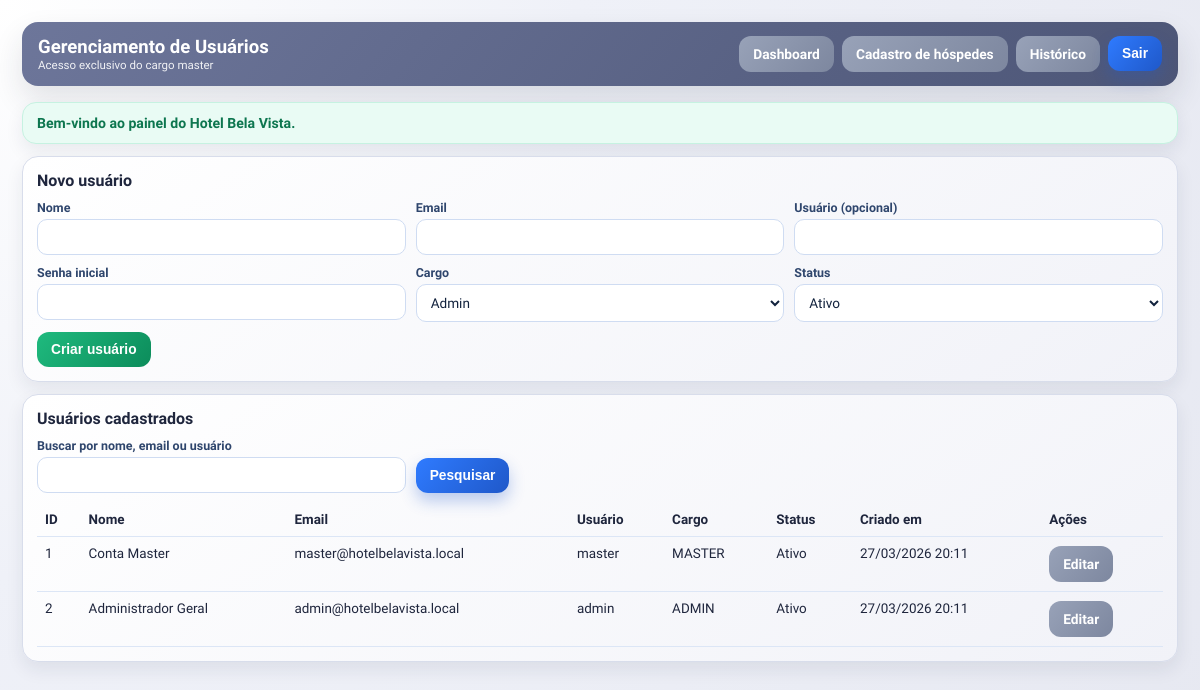
The page /public_html/portal/usuarios.php (signed in) on the database its author committed.
### tables this page shows
CREATE TABLE IF NOT EXISTS usuarios (
  id INT UNSIGNED AUTO_INCREMENT PRIMARY KEY,
  nome VARCHAR(120) NOT NULL,
  email VARCHAR(120) NOT NULL UNIQUE,
  usuario VARCHAR(60) NULL UNIQUE,
  senha_hash VARCHAR(255) NOT NULL,
  nivel ENUM('master', 'admin') NOT NULL DEFAULT 'admin',
  ativo TINYINT(1) NOT NULL DEFAULT 1,
  criado_em DATETIME NOT NULL DEFAULT CURRENT_TIMESTAMP
);

### public_html/portal/includes/config.php (called while the page is built, shortened)
<?php
if (!function_exists('e')) {
    function e(string|null $texto): string
    {
        return htmlspecialchars((string)$texto, ENT_QUOTES | ENT_SUBSTITUTE, 'UTF-8');
    }
}
if (!function_exists('consumir_flash')) {
    function consumir_flash(): array|null
    {
        $flash = $_SESSION['flash'];
        return $flash;
    }
}

### public_html/portal/includes/funcoes.php (called while the page is built, shortened)
<?php
require_once __DIR__ . '/config.php';
function formatar_data(string|null $data): string
{
    $dt = new DateTimeImmutable($data);
    return $dt->format('d/m/Y H:i');
}

### public_html/portal/usuarios.php (the view, shortened to what this page needs)
<?php
require_once __DIR__ . '/includes/funcoes.php';
$pdo = obter_conexao();
$flash = consumir_flash();
$busca = trim((string)($_GET['q'] ?? ''));
$sqlUsuarios = '
    SELECT id, nome, email, usuario, nivel, ativo, criado_em
    FROM usuarios
    WHERE 1 = 1
';
$params = [];
$sqlUsuarios .= ' ORDER BY (nivel = \'master\') DESC, nome ASC LIMIT 300';
$usuarios = [];
try {
    $stmtUsuarios = $pdo->prepare($sqlUsuarios);
    $stmtUsuarios->execute($params);
    $usuarios = $stmtUsuarios->fetchAll();
} catch (Throwable $erro) {
    registrar_erro_bd('listar_usuarios_tela', $erro);
    if (!$flash) {
        $flash = ['tipo' => 'erro', 'mensagem' => 'Falha ao carregar usuários. Tente novamente em instantes.'];
    }
}
?>
<!doctype html>
<html lang="pt-BR">
<head>
  <link rel="stylesheet" href="/portal/assets/admin.css">
</head>
<body>
  <main class="admin-page">
    <header class="topbar">
      <div>
        <h1>Gerenciamento de Usuários</h1>
        <small>Acesso exclusivo do cargo master</small>
      </div>
      <div class="topbar-actions">
        <a class="btn btn-neutral" href="/portal/index.php">Dashboard</a>
        <a class="btn btn-neutral" href="/portal/pessoas.php">Cadastro de hóspedes</a>
        <a class="btn btn-neutral" href="/portal/historico.php">Histórico</a>
        <form method="post" action="/portal/logout.php" class="inline-form"><?= csrf_input() ?><button class="btn btn-primary" type="submit">Sair</button></form>
      </div>
    </header>
    <?php if ($flash): ?><div class="flash flash-<?= e($flash['tipo']) ?>" data-flash><?= e($flash['mensagem']) ?></div><?php endif; ?>
    <section class="card">
      <h2>Novo usuário</h2>
      <form method="post">
        <div class="grid-3">
          <div><label>Nome</label><input name="nome" required></div>
          <div><label>Email</label><input name="email" type="email" required></div>
          <div><label>Usuário (opcional)</label><input name="usuario"></div>
          <div><label>Senha inicial</label><input name="senha" type="password" minlength="8" required></div>
          <div>
            <label>Cargo</label>
            <select name="nivel">
              <option value="admin">Admin</option>
            </select>
          </div>
          <div>
            <label>Status</label>
            <select name="ativo">
              <option value="1">Ativo</option>
            </select>
          </div>
        </div>
        <div style="margin-top:10px;"><button class="btn btn-success" type="submit">Criar usuário</button></div>
      </form>
    </section>
    <section class="card">
      <h2>Usuários cadastrados</h2>
      <form method="get" class="grid-3">
        <div><label>Buscar por nome, email ou usuário</label><input name="q" value="<?= e($busca) ?>"></div>
        <div style="align-self:end;"><button class="btn btn-primary" type="submit">Pesquisar</button></div>
      </form>
      <table class="tabela-testes" style="margin-top:10px;">
        <thead>
          <tr>
            <th>ID</th>
            <th>Nome</th>
            <th>Email</th>
            <th>Usuário</th>
            <th>Cargo</th>
            <th>Status</th>
            <th>Criado em</th>
            <th>Ações</th>
          </tr>
        </thead>
        <tbody>
          <?php foreach ($usuarios as $item): ?>
            <tr>
              <td><?= e((string)$item['id']) ?></td>
              <td><?= e($item['nome']) ?></td>
              <td><?= e($item['email']) ?></td>
              <td><?= e($item['usuario'] ?: '-') ?></td>
              <td><?= e(strtoupper($item['nivel'])) ?></td>
              <td><?= (int)$item['ativo'] === 1 ? 'Ativo' : 'Inativo' ?></td>
              <td><?= e(formatar_data($item['criado_em'])) ?></td>
              <td>
                <div style="display:flex; gap:8px; flex-wrap:wrap;">
                  <a class="btn btn-neutral" href="/portal/usuarios.php?editar=<?= e((string)$item['id']) ?>">Editar</a>
                </div>
              </td>
            </tr>
          <?php endforeach; ?>
        </tbody>
      </table>
    </section>
  </main>
</body>
</html>

### public_html/portal/assets/admin.css (style rules this page uses)
:root { --bg: #f3f4f9; --bg-2: #e6e8f1; --card: #ffffff; --card-grad: linear-gradient(145deg, #ffffff 0%, #f1f2f8 100%); --text: #1f263d; --muted: #576180; --line: #d8ddeb; --shadow: 0 14px 30px rgba(31, 38, 61, 0.12); --shadow-soft: 0 8px 18px rgba(31, 38, 61, 0.08); --radius: 16px; --ok: #17a673; --warn: #f39b1f; --danger: #e64a4a; --info: #2b75f0; --manut: #7447c6; --focus: #0a66ff; }
* { box-sizing: border-box; }
body { margin: 0; font-family: "Sora", "Segoe UI", sans-serif; color: var(--text); background: radial-gradient(circle at top left, #ffffff 0%, #eff1f8 40%, #e6e8f1 100%); min-height: 100vh; }
a { color: inherit; }
.admin-page { max-width: 1240px; margin: 0 auto; padding: 18px; }
.topbar { display: flex; align-items: center; justify-content: space-between; gap: 10px; margin-bottom: 16px; padding: 14px 16px; border-radius: var(--radius); background: linear-gradient(130deg, #6d769a 0%, #4d5677 100%); color: #fff; box-shadow: var(--shadow); }
.topbar h1 { margin: 0; font-size: 1rem; font-weight: 700; }
.topbar small { display: block; opacity: 0.9; font-size: 0.72rem; }
.topbar-actions { display: flex; gap: 8px; flex-wrap: wrap; }
.btn { border: 0; border-radius: 12px; padding: 10px 14px; font-size: 0.86rem; font-weight: 600; cursor: pointer; color: #fff; text-decoration: none; display: inline-flex; align-items: center; justify-content: center; gap: 6px; transition: transform 0.2s ease, box-shadow 0.2s ease, opacity 0.2s ease; }
.btn-primary { background: linear-gradient(130deg, #2f7bff 0%, #1f58c9 100%); box-shadow: 0 8px 16px rgba(33, 88, 201, 0.3); }
.btn-success { background: linear-gradient(130deg, #1fba7e 0%, #0c8c5b 100%); }
.btn-neutral { background: linear-gradient(130deg, #98a2b8 0%, #7d879f 100%); }
.flash { margin-bottom: 12px; padding: 12px 14px; border-radius: 14px; font-size: 0.88rem; font-weight: 600; box-shadow: var(--shadow-soft); }
.flash-sucesso { background: #e9fbf4; color: #0d764f; border: 1px solid #c6f2e1; }
.card { background: var(--card-grad); border: 1px solid var(--line); border-radius: var(--radius); box-shadow: var(--shadow-soft); padding: 14px; margin-bottom: 12px; }
.card h2 { margin: 0 0 10px; font-size: 1rem; }
.grid-2, .grid-3 { display: grid; grid-template-columns: 1fr; gap: 10px; }
label { display: block; font-size: 0.78rem; font-weight: 700; color: #2f466d; margin-bottom: 4px; }
input, textarea, select { width: 100%; border-radius: 10px; border: 1px solid #cfdcf2; background: #fff; color: #12223d; padding: 9px 10px; font: inherit; font-size: 0.85rem; }
.inline-form { margin: 0; }
.tabela-testes { width: 100%; border-collapse: collapse; font-size: 0.84rem; }
.tabela-testes th, .tabela-testes td { border-bottom: 1px solid #dce6f6; text-align: left; padding: 9px 8px; vertical-align: top; }
@media (min-width: 760px) { .admin-page { padding: 22px; } }
@media (min-width: 760px) { .topbar h1 { font-size: 1.16rem; } }
@media (min-width: 760px) { .grid-3 { grid-template-columns: repeat(3, minmax(0, 1fr)); } }

### rows shown on the page
usuarios: id "1", nome "Conta Master", email "master@hotelbelavista.local", usuario "master", nivel "MASTER", ativo "Ativo", criado_em "27/03/2026 20:11"
usuarios: id "2", nome "Administrador Geral", email "admin@hotelbelavista.local", usuario "admin", nivel "ADMIN", ativo "Ativo", criado_em "27/03/2026 20:11"

### other values the page prints
$flash['mensagem'] "Bem-vindo ao painel do Hotel Bela Vista."
